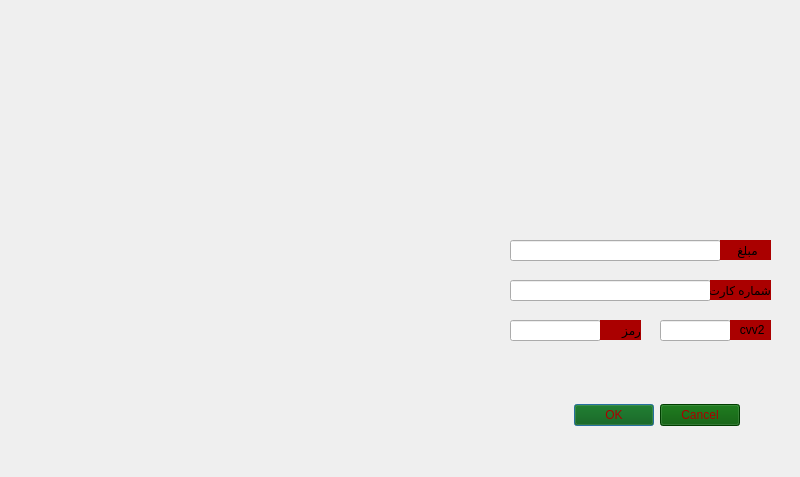
<?xml version="1.0" encoding="UTF-8"?>
<ui version="4.0">
 <class>Increase_funds</class>
 <widget class="QDialog" name="Increase_funds">
  <property name="geometry">
   <rect>
    <x>0</x>
    <y>0</y>
    <width>800</width>
    <height>477</height>
   </rect>
  </property>
  <property name="minimumSize">
   <size>
    <width>800</width>
    <height>477</height>
   </size>
  </property>
  <property name="maximumSize">
   <size>
    <width>800</width>
    <height>477</height>
   </size>
  </property>
  <property name="windowTitle">
   <string>Dialog</string>
  </property>
  <property name="styleSheet">
   <string notr="true">background-image: url(:/photos/increas.png);</string>
  </property>
  <widget class="QDialogButtonBox" name="buttonBox">
   <property name="geometry">
    <rect>
     <x>340</x>
     <y>240</y>
     <width>400</width>
     <height>350</height>
    </rect>
   </property>
   <property name="minimumSize">
    <size>
     <width>400</width>
     <height>350</height>
    </size>
   </property>
   <property name="sizeIncrement">
    <size>
     <width>100</width>
     <height>100</height>
    </size>
   </property>
   <property name="styleSheet">
    <string notr="true">background-image: url();
background-color: rgb(0, 85, 0);
color: rgb(170, 0, 0);</string>
   </property>
   <property name="orientation">
    <enum>Qt::Horizontal</enum>
   </property>
   <property name="standardButtons">
    <set>QDialogButtonBox::Cancel|QDialogButtonBox::Ok</set>
   </property>
  </widget>
  <widget class="QLineEdit" name="lineEdit">
   <property name="geometry">
    <rect>
     <x>510</x>
     <y>280</y>
     <width>201</width>
     <height>21</height>
    </rect>
   </property>
   <property name="styleSheet">
    <string notr="true">background-image: url();
</string>
   </property>
  </widget>
  <widget class="QLineEdit" name="lineEdit_2">
   <property name="geometry">
    <rect>
     <x>660</x>
     <y>320</y>
     <width>71</width>
     <height>21</height>
    </rect>
   </property>
   <property name="styleSheet">
    <string notr="true">background-image: url();
</string>
   </property>
  </widget>
  <widget class="QLineEdit" name="lineEdit_3">
   <property name="geometry">
    <rect>
     <x>510</x>
     <y>320</y>
     <width>91</width>
     <height>21</height>
    </rect>
   </property>
   <property name="styleSheet">
    <string notr="true">background-image: url();
</string>
   </property>
  </widget>
  <widget class="QLineEdit" name="lineEdit_4">
   <property name="geometry">
    <rect>
     <x>510</x>
     <y>240</y>
     <width>211</width>
     <height>21</height>
    </rect>
   </property>
   <property name="styleSheet">
    <string notr="true">background-image: url();
</string>
   </property>
  </widget>
  <widget class="QLabel" name="label_3">
   <property name="geometry">
    <rect>
     <x>730</x>
     <y>320</y>
     <width>41</width>
     <height>20</height>
    </rect>
   </property>
   <property name="styleSheet">
    <string notr="true">background-image: url();
color: rgb(0, 0, 0);
background-color: rgb(170, 0, 0);</string>
   </property>
   <property name="text">
    <string>   cvv2       </string>
   </property>
  </widget>
  <widget class="QLabel" name="label_4">
   <property name="geometry">
    <rect>
     <x>600</x>
     <y>320</y>
     <width>41</width>
     <height>20</height>
    </rect>
   </property>
   <property name="styleSheet">
    <string notr="true">background-image: url();
color: rgb(0, 0, 0);
background-color: rgb(170, 0, 0);</string>
   </property>
   <property name="text">
    <string>رمز</string>
   </property>
  </widget>
  <widget class="QLabel" name="label_5">
   <property name="geometry">
    <rect>
     <x>720</x>
     <y>240</y>
     <width>51</width>
     <height>20</height>
    </rect>
   </property>
   <property name="styleSheet">
    <string notr="true">background-image: url();
color: rgb(0, 0, 0);
background-color: rgb(170, 0, 0);</string>
   </property>
   <property name="text">
    <string>    مبلغ  </string>
   </property>
  </widget>
  <widget class="QLabel" name="label">
   <property name="geometry">
    <rect>
     <x>710</x>
     <y>280</y>
     <width>61</width>
     <height>20</height>
    </rect>
   </property>
   <property name="styleSheet">
    <string notr="true">background-image: url();
color: rgb(0, 0, 0);
background-color: rgb(170, 0, 0);</string>
   </property>
   <property name="text">
    <string>شماره کارت</string>
   </property>
  </widget>
 </widget>
 <resources/>
 <connections>
  <connection>
   <sender>buttonBox</sender>
   <signal>rejected()</signal>
   <receiver>Increase_funds</receiver>
   <slot>reject()</slot>
   <hints>
    <hint type="sourcelabel">
     <x>316</x>
     <y>260</y>
    </hint>
    <hint type="destinationlabel">
     <x>286</x>
     <y>274</y>
    </hint>
   </hints>
  </connection>
  <connection>
   <sender>buttonBox</sender>
   <signal>accepted()</signal>
   <receiver>Increase_funds</receiver>
   <slot>accept()</slot>
   <hints>
    <hint type="sourcelabel">
     <x>248</x>
     <y>254</y>
    </hint>
    <hint type="destinationlabel">
     <x>157</x>
     <y>274</y>
    </hint>
   </hints>
  </connection>
 </connections>
</ui>
